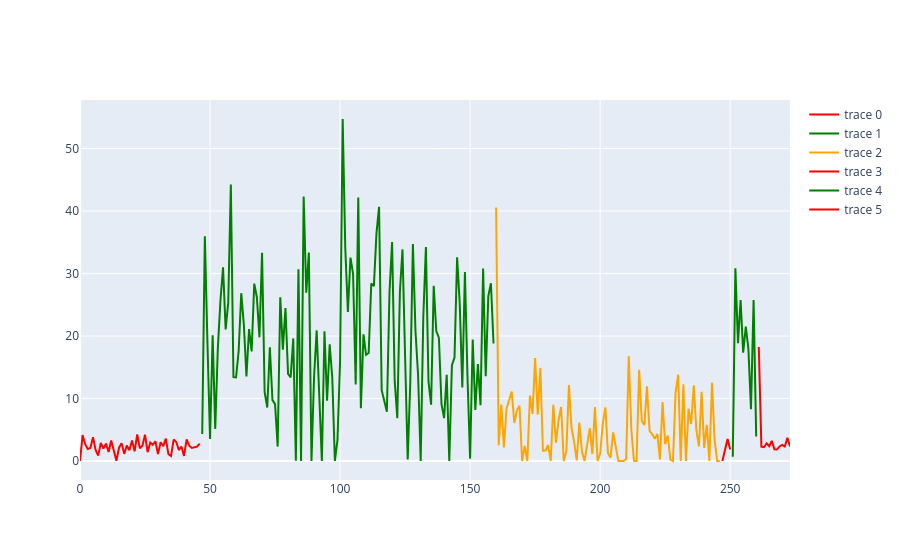

The notebook cell this image was saved under:
### Code cell
""" Generate toy data for training
    The following generates a random number of observations from the normal distributions
    whose mean and std are described in the dictionary states.
    We plot these on a single timeline, colour-coding each segment of the line according
    to its state to help us visualise our toy data
"""
NUM_TRANSITIONS = 7
MAX_OBS_PER_STATE = 100
states = [{"loc":2.4,
           "scale":0.9},
          {"loc":4.5, 
           "scale":5},
          {"loc":20, 
           "scale":10}
        ]
state_membership = []
observations = np.ndarray([])
for i in range(NUM_TRANSITIONS):
    random_state = int(np.floor(random.random()*3))
    num_observations = int(np.round(random.random()*MAX_OBS_PER_STATE))
    observations = np.append(observations, stats.norm(**states[random_state]).rvs(num_observations).round(3))
    index = np.where(observations < 0.01)
    observations[index] = 0.01
    state_membership.extend(np.repeat(random_state, num_observations))
    print("Added {0} observations from state {1}".format(num_observations, random_state))

graph_colours = {0:"red",
                 1:"orange",
                 2:"green"}
fig = go.Figure()

start = 0
for i, g in itertools.groupby(state_membership):
    length = len(list(g))
    end = start + length
    fig.add_trace(go.Scatter(x = list(range(start, end)),
                             y = observations[start:end],
                            mode = "lines",
                            line=(dict(color=graph_colours[i]))
                        )
                )

    print("plotted state {0} from {1} to {2}".format(i, start, end))
    start = end

fig.show()

### Figure 1 — Plotly figure (JSON) as saved in the notebook; plotly's stock layout.template omitted (floating-point values rounded to 4 significant figures)
{"data": [{"line": {"color": "red"}, "mode": "lines", "type": "scatter", "x": [0, 1, 2, 3, 4, 5, 6, 7, 8, 9, 10, 11, 12, 13, 14, 15, 16, 17, 18, 19, 20, 21, 22, 23, 24, 25, 26, 27, 28, 29, 30, 31, 32, 33, 34, 35, 36, 37, 38, 39, 40, 41, 42, 43, 44, 45, 46], "y": [0.01, 4.152, 2.691, 1.933, 2.086, 3.826, 1.768, 0.877, 2.915, 2, 2.782, 1.446, 3.284, 1.861, 0.06, 2.139, 2.87, 1.156, 2.5, 1.723, 3.29, 1.548, 4.267, 2.035, 2.456, 4.231, 1.423, 2.973, 2.607, 3.159, 1.108, 3.004, 2.388, 3.587, 1.085, 0.803, 3.437, 3.043, 1.765, 2.322, 0.817, 3.466, 2.46, 2.089, 2.147, 2.305, 2.779]}, {"line": {"color": "green"}, "mode": "lines", "type": "scatter", "x": [47, 48, 49, 50, 51, 52, 53, 54, 55, 56, 57, 58, 59, 60, 61, 62, 63, 64, 65, 66, 67, 68, 69, 70, 71, 72, 73, 74, 75, 76, 77, 78, 79, 80, 81, 82, 83, 84, 85, 86, 87, 88, 89, 90, 91, 92, 93, 94, 95, 96, 97, 98, 99, 100, 101, 102, 103, 104, 105, 106, 107, 108, 109, 110, 111, 112, 113, 114, 115, 116, 117, 118, 119, 120, 121, 122, 123, 124, 125, 126, 127, 128, 129, 130, 131, 132, 133, 134, 135, 136, 137, 138, 139, 140, 141, 142, 143, 144, 145, 146, 147, 148, 149, 150, 151, 152, 153, 154, 155, 156, 157, 158, 159], "y": [4.332, 35.97, 18.96, 3.544, 20.12, 5.145, 18.07, 25.67, 31.01, 21.07, 25.35, 44.26, 13.42, 13.37, 17.6, 26.86, 21.84, 13.54, 21.11, 17.54, 28.39, 26.21, 19.8, 33.33, 11.01, 8.564, 18.22, 9.754, 9.11, 2.314, 26.19, 17.83, 24.5, 13.94, 13.39, 19.62, 0.071, 30.68, 0.01, 42.33, 26.95, 33.35, 0.01, 13.46, 20.9, 9.397, 0.01, 20.77, 9.647, 18.69, 13.34, 0.01, 3.333, 15.94, 54.72, 34.1, 23.84, 32.56, 29.91, 12.25, 42.17, 8.464, 20.26, 17.0, 17.29, 28.41, 27.98, 36.47, 40.67, 11.34, 9.376, 7.906, 27.04, 35.05, 12.86, 6.844, 27.07, 33.86, 16.81, 0.245, 12.58, 34.71, 20.77, 13.7, 0.01, 23.04, 34.23, 12.7, 9.01, 28.05, 20.8, 19.7, 9.12, 6.866, 13.81, 0.01, 15.32, 16.56, 32.59, 25.3, 11.77, 30.25, 13.35, 0.386, 19.45, 8.166, 15.5, 8.93, 30.79, 13.56, 26.4, 28.45, 18.81]}, {"line": {"color": "orange"}, "mode": "lines", "type": "scatter", "x": [160, 161, 162, 163, 164, 165, 166, 167, 168, 169, 170, 171, 172, 173, 174, 175, 176, 177, 178, 179, 180, 181, 182, 183, 184, 185, 186, 187, 188, 189, 190, 191, 192, 193, 194, 195, 196, 197, 198, 199, 200, 201, 202, 203, 204, 205, 206, 207, 208, 209, 210, 211, 212, 213, 214, 215, 216, 217, 218, 219, 220, 221, 222, 223, 224, 225, 226, 227, 228, 229, 230, 231, 232, 233, 234, 235, 236, 237, 238, 239, 240, 241, 242, 243, 244, 245, 246], "y": [40.58, 2.526, 9.057, 2.169, 8.398, 9.914, 11.11, 6.091, 8.129, 8.836, 0.01, 2.442, 0.01, 10.48, 7.552, 16.49, 7.406, 14.9, 1.648, 1.689, 2.575, 0.01, 9.019, 2.931, 6.5, 8.658, 0.01, 1.562, 12.15, 5.284, 3.029, 0.104, 6.155, 1.54, 0.01, 2.597, 5.256, 1.143, 8.65, 0.01, 1.199, 5.905, 8.582, 1.271, 0.53, 4.595, 2.096, 0.01, 0.01, 0.01, 0.318, 16.78, 4.962, 0.01, 0.01, 14.59, 6.416, 5.759, 11.96, 4.839, 4.308, 3.557, 4.314, 0.27, 9.445, 2.716, 4.076, 0.24, 0.01, 10.95, 13.81, 0.01, 12.27, 0.01, 8.371, 5.933, 12.12, 4.938, 2.327, 11.06, 2.114, 5.793, 0.01, 12.56, 3.416, 0.01, 0.01]}, {"line": {"color": "red"}, "mode": "lines", "type": "scatter", "x": [247, 248, 249, 250], "y": [0.01, 1.815, 3.524, 1.835]}, {"line": {"color": "green"}, "mode": "lines", "type": "scatter", "x": [251, 252, 253, 254, 255, 256, 257, 258, 259, 260], "y": [0.705, 30.83, 18.84, 25.76, 17.35, 21.49, 17.94, 8.288, 25.77, 3.938]}, {"line": {"color": "red"}, "mode": "lines", "type": "scatter", "x": [261, 262, 263, 264, 265, 266, 267, 268, 269, 270, 271, 272, 273], "y": [18.26, 2.309, 2.22, 2.842, 2.378, 3.223, 1.886, 1.844, 2.338, 2.599, 2.324, 3.721, 2.349]}], "layout": {}}
